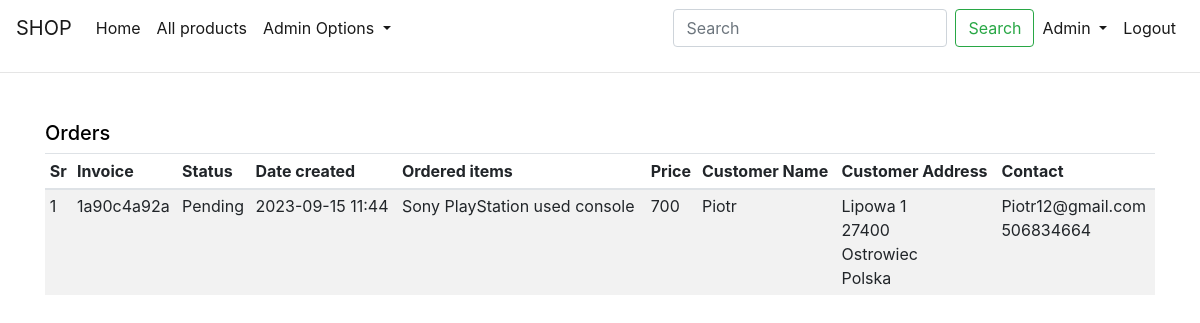
Screenshot of /products_sold (signed in) with the database file from the repository.
### shop/customers/models.py (models this page shows, shortened)
class Register(db.Model, UserMixin):
    id = db.Column(db.Integer, primary_key=True)
    name = db.Column(db.String(50), unique=False)
    username = db.Column(db.String(50), unique=True)
    email = db.Column(db.String(50), unique=True)
    password = db.Column(db.String(200), unique=False)
    country = db.Column(db.String(50), unique=False)
    city = db.Column(db.String(50), unique=False)
    contact = db.Column(db.String(50), unique=False)
    address = db.Column(db.String(50), unique=False)
    zipcode = db.Column(db.String(50), unique=False)
    profile = db.Column(db.String(200), unique=False, default='profile.jpg')
    date_created = db.Column(db.DateTime, nullable=False, default=datetime.utcnow)
    type = db.Column(db.String(20), default='User', nullable=False)
    orders = db.relationship('CustomerOrder', backref='customer_info')

### shop/admin/models.py (models this page shows, shortened)
class CustomerOrder(db.Model):
    id = db.Column(db.Integer, primary_key=True)
    product_id = db.Column(db.Integer, primary_key=True)
    name = db.Column(db.String(80), nullable=False)
    price = db.Column(db.Integer, nullable=False)
    invoice = db.Column(db.String(20), unique=True, nullable=False)
    status = db.Column(db.String(20), default='none', nullable=False)
    customer_id = db.Column(db.Integer, db.ForeignKey('register.id'), unique=False, nullable=False)
    customer = db.relationship('Register', backref='customer_orders')
    date_created = db.Column(db.DateTime, default=datetime.utcnow, nullable=False)
    org_owner = db.Column(db.Integer, primary_key=True)

### shop/admin/controller.py (the view)
@app.route('/products_sold')
@login_required
def products_sold():
    orders = CustomerOrder.query.filter_by(org_owner=current_user.id).all()
    return render_template('admin/products_sold.html', title="Products sold", orders=orders)

### shop/customers/models.py (called while the page is built)
@login_manager.user_loader
def user_loader(user_id):
    return Register.query.get(user_id)

### shop/templates/admin/products_sold.html (shortened to what this page needs)
{% extends 'layout.html' %}
{% block content %}
<div class="container mt-5">
    <table class="table table-sm table-condensed table-striped table-hover">
        <thead>
        <h5>Orders</h5>
        </thead>
        <thead>
        <th>Sr</th>
        <th>Invoice</th>
        <th>Status</th>
        <th>Date created</th>
        <th>Ordered items</th>
        <th>Price</th>
        <th>Customer Name</th>
        <th>Customer Address</th>
        <th>Contact</th>
        </thead>
        <tbody>
        {% for order in orders %}
        <tr>
            <td>{{ loop.index }}</td>
            <td>{{ order.invoice }}</td>
            <td>{{ order.status }}</td>
            <td>{{ order.date_created.strftime('%Y-%m-%d %H:%M') }}</td>
            <td>{{ order.name }}</td>
            <td>{{ order.price }}</td>
            <td>{{ order.customer.name }}</td>
            <td>
                {{ order.customer.address }}<br>
                {{ order.customer.zipcode }}<br>
                {{ order.customer.city }}<br>
                {{ order.customer.country }}
            </td>
            <td>
                {{ order.customer.email }}<br>
                {{ order.customer.contact }}
            </td>
        </tr>
        {% endfor %}
        </tbody>
    </table>
</div>
{% endblock content %}

### shop/templates/layout.html (shortened to what this page needs)
<!doctype html>
<html lang="en">
<head>
    <link rel="stylesheet" href="https://cdn.jsdelivr.net/npm/bootstrap@4.5.3/dist/css/bootstrap.min.css"
>
</head>
<body>
<nav class="navbar navbar-expand-md navbar-light bg-transparent">
    <a class="navbar-brand" href="{{ url_for('home') }}">SHOP</a>
    <div class="collapse navbar-collapse" id="navbarNav">
        <ul class="navbar-nav mr-auto">
            <li class="nav-item active">
                <a class="nav-link" href="{{ url_for('home') }}">Home <span class="sr-only">(current)</span></a>
            </li>
            <li class="nav-item active">
                <a class="nav-link" href="{{ url_for('home') }}">All products</a>
            </li>
                {% if current_user.type == 'Admin' %}
            <li class="nav-item dropdown">
                <a class="nav-link active dropdown-toggle" href="#" id="navbarDropdown3" role="button"
                   data-toggle="dropdown"
                   aria-haspopup="true" aria-expanded="false">
                    Admin Options
                </a>
            </li>
            {% endif %}
        </ul>
        <form class="form-inline my-2 my-lg-0" action="{{url_for('search')}}">
            <input class="form-control mr-sm-2" type="search" placeholder="Search" aria-label="Search" name="q">
            <button class="btn btn-outline-success my-2 my-sm-0" type="submit">Search</button>
        </form>
        <ul class="navbar-nav active">
            {% if current_user.is_authenticated %}
            <li class="nav-item dropdown">
            <a class="nav-link active dropdown-toggle" href="#" id="navbarDropdown1" role="button"
               data-toggle="dropdown"
               aria-haspopup="true" aria-expanded="false">
                {{current_user.name}}
            </a>
            <li class="nav-item active">
                <a class="nav-link" href="{{ url_for('customer_logout') }}">Logout</a>
            </li>
            {% endif %}
        </ul>
    </div>
</nav>
<hr>
{% block content %}
{% endblock %}
</body>
</html>

### shop/templates/layout.html (style rules this page uses)
body { background-color: #FFFFFF; color: black }

### rows the page displays
Register: name "Admin"
CustomerOrder: invoice "1a90c4a92a", status "Pending", date_created "2023-09-15 11:44", name "Sony PlayStation used console", price "700", customer.name "Piotr", customer.address "Lipowa 1", customer.zipcode "27400", customer.city "Ostrowiec", customer.country "Polska", customer.email "Piotr12@gmail.com", customer.contact "506834664"
